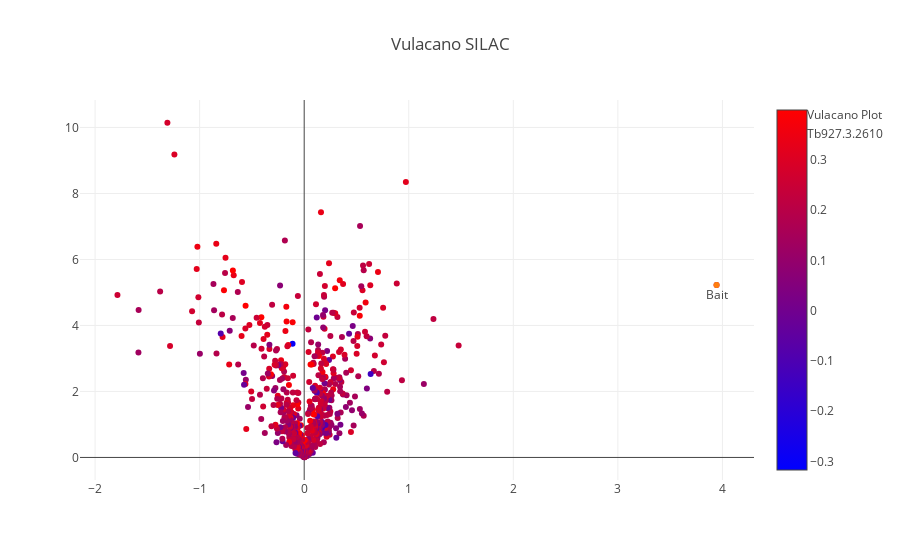

Notebook source saved alongside this figure:
### Markdown cell above
## Make interactive Figure

### Code cell
#interactive plot
trace_1 = go.Scatter(
    x=selection.logratio_mean,
    y=selection.log_pvalues,
    mode='markers',
    name='Vulacano Plot',
    text = [a + ' ' +b + ' '+str(round(c,1)) for a,b,c in zip(selection.index.values, selection.Gene_desc, selection.logScore )],
    hoverinfo = 'text',
    marker=dict(
        #size=16,
        color = np.log10(selection.logScore), #set color equal to a variable
        colorscale='Bluered',
        showscale=True
    )
)

annot_1 = go.Scatter(
    x=[selection.logratio_mean.loc['Tb927.3.2610']],
    y=[selection.log_pvalues.loc['Tb927.3.2610']],
    mode='markers+text',
    name='Tb927.3.2610',
    text=['Bait'],
    textposition='bottom center'
)



layout = dict(title='Vulacano SILAC')


fig = go.Figure(data=[trace_1, annot_1], 
                layout=layout)
iplot(fig, filename='test')

### Figure 1 — Plotly figure (JSON) as saved in the notebook; plotly's stock layout.template omitted (floating-point values rounded to 4 significant figures; data arrays with more than 128 entries replaced by an {"elided": "..."} marker saying what was removed)
{"data": [{"hoverinfo": "text", "marker": {"color": {"elided": "562 float values"}, "colorscale": "Bluered", "showscale": true}, "mode": "markers", "name": "Vulacano Plot", "text": {"elided": "562 str values"}, "type": "scatter", "uid": "a06b1db8-c31d-11e8-940b-005056c00008", "x": {"elided": "562 float values"}, "y": {"elided": "562 float values"}}, {"mode": "markers+text", "name": "Tb927.3.2610", "text": ["Bait"], "textposition": "bottom center", "type": "scatter", "uid": "a06b44ca-c31d-11e8-b1b4-005056c00008", "x": [3.944], "y": [5.223]}], "layout": {"title": "Vulacano SILAC"}}
